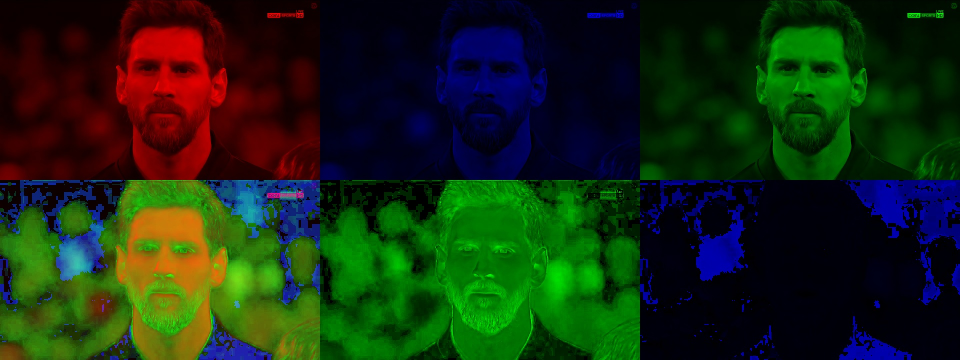
#> input picture image.jpg, 1920 x 720 px (shown at 1/2 size)
$ python -i filtering-by-image.py   (imports and definitions only)   (older library calls are emulated)
#> lines starting #> are read from the running program, lines starting #| are printed output that depends on the picture
#> further down, picture is the input picture: shape (720, 1920, 3); mean B, G, R 17.8, 41.5, 22.8
import cv2
import time
import numpy as np
import scipy.ndimage
from scipy.interpolate import UnivariateSpline


def spreadLookupTable(x, y):
    spline = UnivariateSpline(x, y)
    return spline(range(256))


def grayscale(rgb):
    return np.dot(rgb[..., :3], [0.299, 0.587, 0.114])


def dodge(front, back):
    result = front*255/(255-(back-1))
    result[result > 255] = 255
    result[back == 255] = 255
    return result.astype('uint8')


def sobel(img):
    opImgx = cv2.Sobel(img, cv2.CV_8U, 0, 1, ksize=-
                       1)  # detects horizontal edges
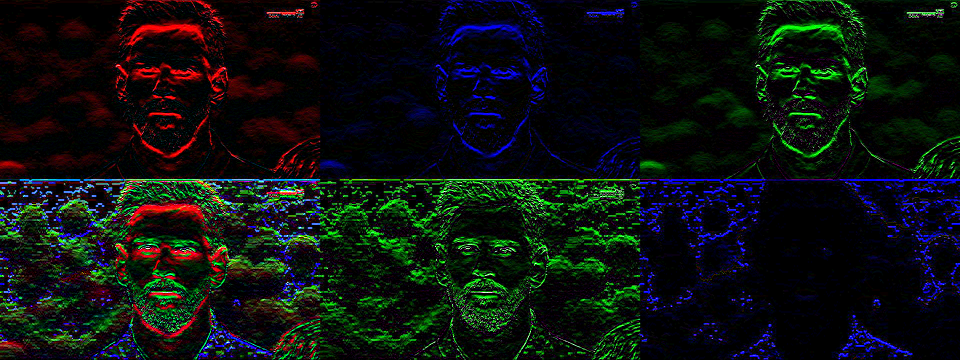
#> opImgx: shape (720, 1920, 3) (shown at 1/2 size); mean B, G, R 15.9, 17.9, 13.1
    opImgy = cv2.Sobel(img, cv2.CV_8U, 1, 0, ksize=-
                       1)  # detects vertical edges
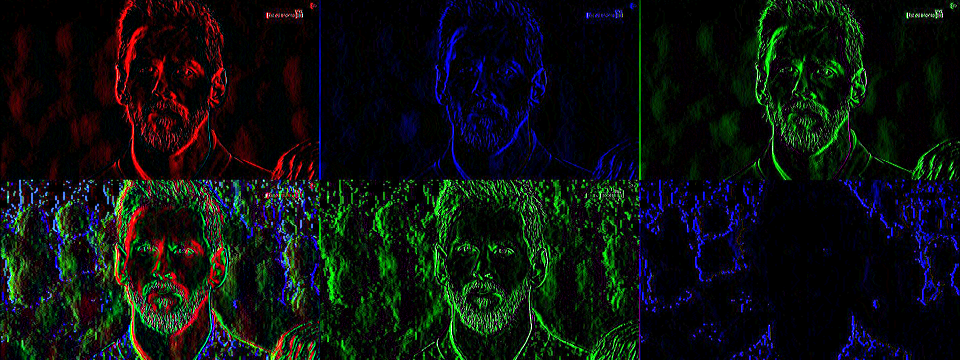
#> opImgy: shape (720, 1920, 3) (shown at 1/2 size); mean B, G, R 16.3, 18.4, 13.3
    # combine both edges
    return cv2.bitwise_or(opImgx, opImgy)
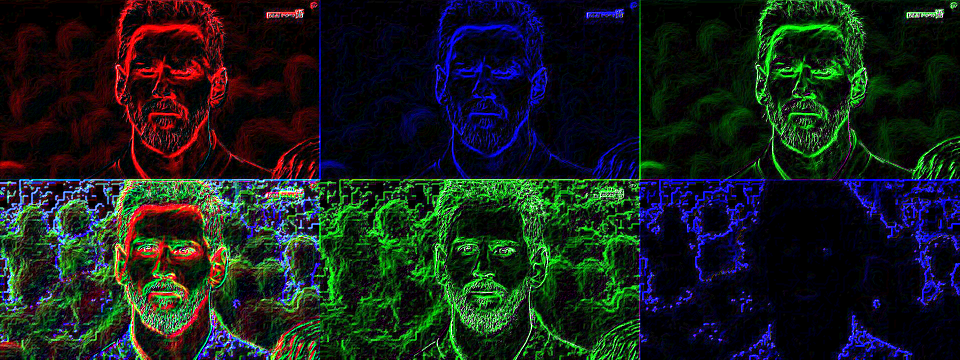
#> returned value: shape (720, 1920, 3) (shown at 1/2 size); mean of channels 0, 1, 2 28.6, 32.4, 23.8; drawn as B, G, R


def resize(image, window_height=500):
    aspect_ratio = float(image.shape[1])/float(image.shape[0])
    window_width = window_height/aspect_ratio
    image = cv2.resize(image, (int(window_height), int(window_width)))
    return image


def alpha_blend(frame_1, frame_2, mask):
    alpha = mask/255.0
    blended = cv2.convertScaleAbs(frame_1*(1-alpha) + frame_2*alpha)
    return blended


# [2 lines not run here, left out]

dict_1 = {
    1: 'Binary image',
    2: 'Canny edge detection',
    3: 'Focus circle blur',
    4: 'Stylization Filter',
    5: 'Sepia Filter',
    6: 'Warming Filter',
    7: 'Convert to sketch',
    8: 'Saturation',
    9: 'Green',
    10: 'Cartoon image',
    11: 'Pencil',
    12: 'Snow',
    13: 'Laplacian',
    14: 'Bilateral',
    15: 'Value channel'
}

# [1 line that did not run here, left out]
# [1 line that did not run here, left out]
# [163 lines not run here, left out]

>>> import cv2
>>> picture = cv2.imread('image.jpg')
>>> result = sobel(picture)

$ run again, on messi.jpg
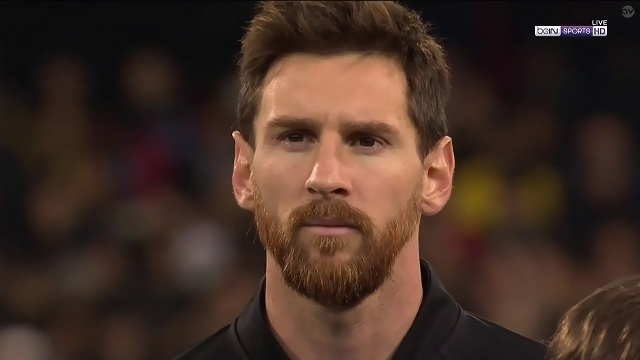
#> input picture messi.jpg, 640 x 360 px
#> picture is the input picture: shape (360, 640, 3); mean B, G, R 37.5, 46.9, 66.9
#> in sobel, `opImgy = cv2.Sobel(img, cv2.CV_8U, 1, 0, ksize=- 1)`:
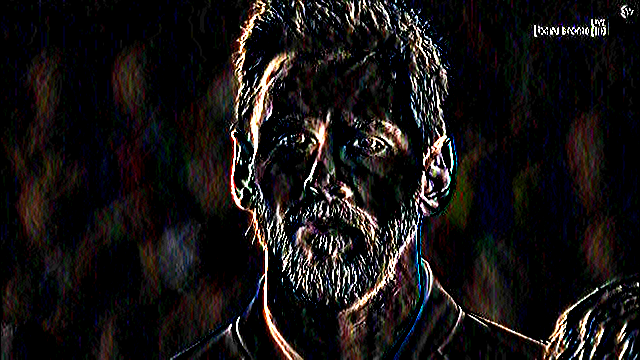
#> opImgy: shape (360, 640, 3); mean B, G, R 20.3, 20.5, 23.7
#> in sobel, `return cv2.bitwise_or(opImgx, opImgy)`:
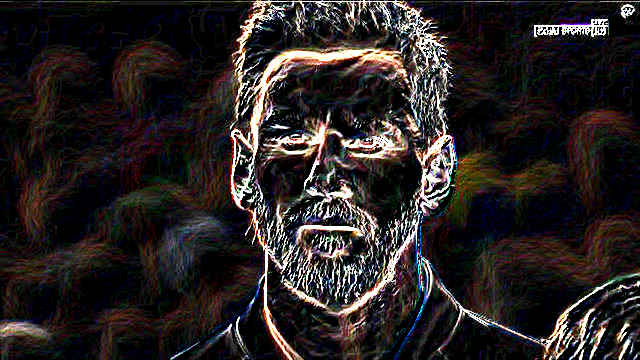
#> returned value: shape (360, 640, 3); mean of channels 0, 1, 2 35.1, 35.5, 41.3; drawn as B, G, R
